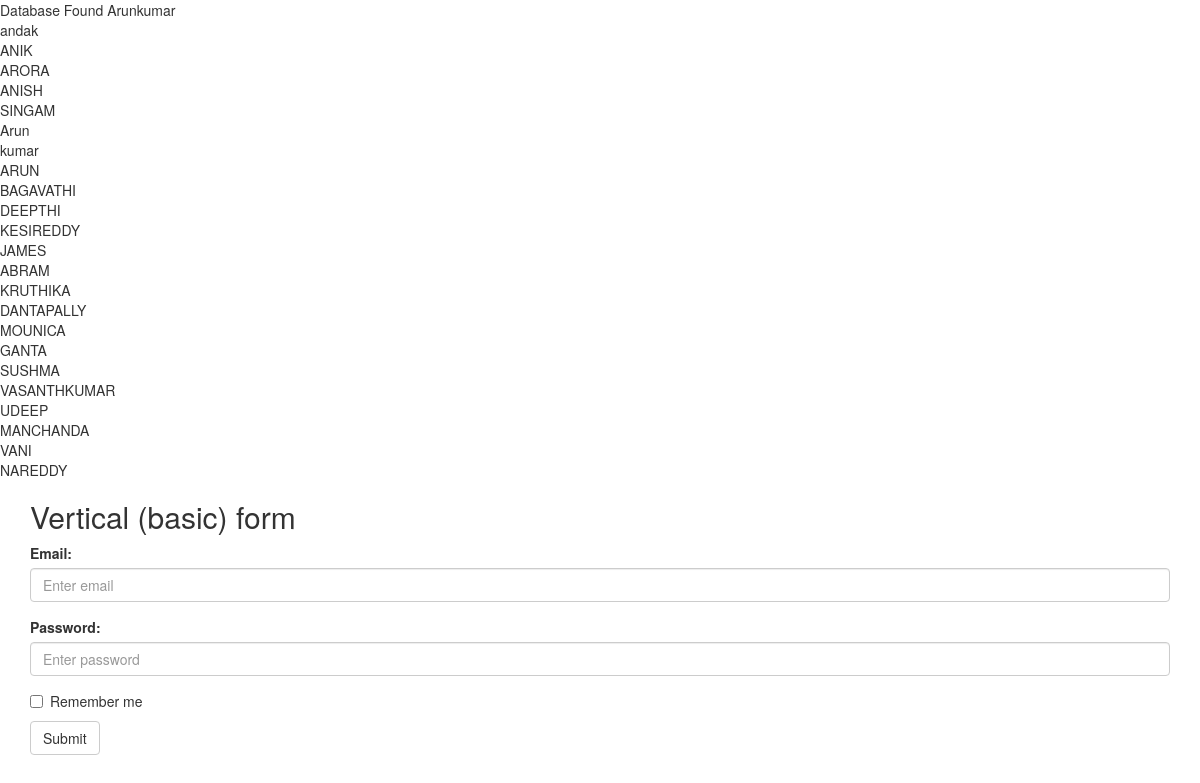
/php/index.php, run on the app's committed database.
### tables this page shows
CREATE TABLE IF NOT EXISTS `student` (
  `STU_NAME` char(10) NOT NULL DEFAULT '',
  `PASSWORD` varchar(20) NOT NULL,
  `FNAME` char(20) DEFAULT NULL,
  `LNAME` char(20) DEFAULT NULL,
  `EMAIL` varchar(20) DEFAULT NULL,
  `CONTACT` varchar(13) DEFAULT NULL,
  `ADDRESS` varchar(30) DEFAULT NULL,
  `DOB` date NOT NULL
);

### php/index.php (the view, shortened to what this page needs)
<!doctype html>
<html>
<head>
<link rel="stylesheet" href="http://maxcdn.bootstrapcdn.com/bootstrap/3.2.0/css/bootstrap.min.css">
<?PHP
$user_name = "root";
$password = "123456";
$database = "univdb";
$server = "127.0.0.1";
$db_handle = mysql_connect($server, $user_name, $password);
$db_found = mysql_select_db($database, $db_handle);
if ($db_found) {
$SQL = "SELECT * FROM STUDENT";
$result = mysql_query($SQL);
while ( $db_field = mysql_fetch_assoc($result) ) {
print $db_field['FNAME'] . "<BR>";
print $db_field['LNAME'] . "<BR>";
}
}
else {
print "Database NOT Found ";
}
?>
</head>
<body>
	<div class="container">
  <h2>Vertical (basic) form</h2>
  <form role="form">
    <div class="form-group">
      <label for="email">Email:</label>
      <input type="email" class="form-control" id="user_name" placeholder="Enter email">
    </div>
    <div class="form-group">
      <label for="pwd">Password:</label>
      <input type="password" class="form-control" id="password" placeholder="Enter password">
    </div>
    <div class="checkbox">
      <label><input type="checkbox"> Remember me</label>
    </div>
    <button type="submit" class="btn btn-default" id="login_submit">Submit</button>
  </form>
</div>
</body>
</html>

### data on the page
student: FNAME "Arunkumar", LNAME "andak"
student: FNAME "ANIK", LNAME "ARORA"
student: FNAME "ANISH", LNAME "SINGAM"
student: FNAME "Arun", LNAME "kumar"
student: FNAME "ARUN", LNAME "BAGAVATHI"
student: FNAME "DEEPTHI", LNAME "KESIREDDY"
student: FNAME "JAMES", LNAME "ABRAM"
student: FNAME "KRUTHIKA", LNAME "DANTAPALLY"
student: FNAME "MOUNICA", LNAME "GANTA"
student: FNAME "SUSHMA", LNAME "VASANTHKUMAR"
student: FNAME "UDEEP", LNAME "MANCHANDA"
student: FNAME "VANI", LNAME "NAREDDY"
